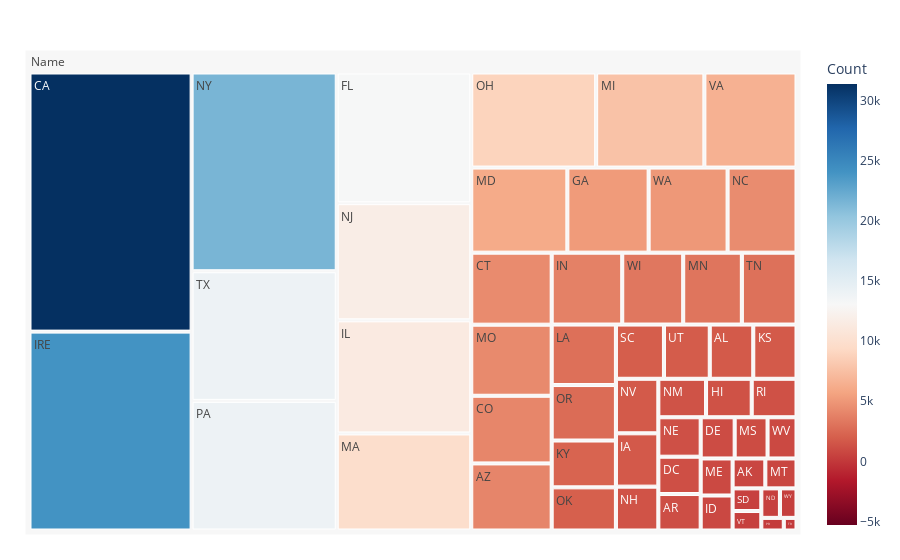

Notebook source saved alongside this figure:
### Code cell
import plotly.express as px
import pandas as pd
import numpy as np

# Load your dataset
df = pd.read_csv('./df_ca2_dataviz.csv')

# Function to generate treemap based on the entered name
def generate_treemap(Alice):
    # Filter the dataset based on the selected name and country (IEELANDN AND 'USA' )
    filtered_df = df[(df['Name'] == selected_name) & ((df['Country'] == 'Ireland') | (df['Country'] == 'USA'))]


    # Aggregate counts across all years for each state
    aggregated_df = filtered_df.groupby('State')['Count'].sum().reset_index()

    # Create and show treemap
    fig = px.treemap(aggregated_df, path=[px.Constant("Name"), 'State'], values='Count',
                     color='Count', hover_data=['State'],
                     color_continuous_scale='RdBu',
                     color_continuous_midpoint=np.average(aggregated_df['Count'], weights=aggregated_df['Count']))

    fig.update_layout(margin=dict(t=50, l=25, r=25, b=25))
    fig.show()

# Enter the name for which you want to generate the treemap
selected_name = 'Sean'  # Replace with the desired name
generate_treemap(selected_name)

### Figure 1 — Plotly figure (JSON) as saved in the notebook; plotly's stock layout.template omitted (floating-point values rounded to 4 significant figures)
{"data": [{"branchvalues": "total", "customdata": [["AK", 732], ["AL", 1763], ["AR", 1154], ["AZ", 4031], ["CA", 31394], ["CO", 4066], ["CT", 4327], ["DC", 1181], ["DE", 1046], ["FL", 13138], ["GA", 5168], ["HI", 1314], ["IA", 1691], ["ID", 835], ["IL", 11373], ["IN", 3792], ["IRE", 24096], ["KS", 1751], ["KY", 2248], ["LA", 2904], ["MA", 9759], ["MD", 6112], ["ME", 884], ["MI", 7688], ["MN", 3151], ["MO", 4271], ["MS", 1012], ["MT", 697], ["NC", 4383], ["ND", 410], ["NE", 1247], ["NH", 1391], ["NJ", 11776], ["NM", 1373], ["NV", 1730], ["NY", 21558], ["OH", 8874], ["OK", 2072], ["OR", 2664], ["PA", 14059], ["PR", 212], ["RI", 1289], ["SC", 1946], ["SD", 486], ["TN", 2936], ["TR", 120], ["TX", 14062], ["UT", 1856], ["VA", 6545], ["VT", 418], ["WA", 5022], ["WI", 3276], ["WV", 891], ["WY", 365], ["(?)", 13050.0]], "domain": {"x": [0, 1], "y": [0, 1]}, "hovertemplate": "labels=%{label}<br>Count_sum=%{value}<br>parent=%{parent}<br>id=%{id}<br>State=%{customdata[0]}<br>Count=%{color}<extra></extra>", "ids": ["Name/AK", "Name/AL", "Name/AR", "Name/AZ", "Name/CA", "Name/CO", "Name/CT", "Name/DC", "Name/DE", "Name/FL", "Name/GA", "Name/HI", "Name/IA", "Name/ID", "Name/IL", "Name/IN", "Name/IRE", "Name/KS", "Name/KY", "Name/LA", "Name/MA", "Name/MD", "Name/ME", "Name/MI", "Name/MN", "Name/MO", "Name/MS", "Name/MT", "Name/NC", "Name/ND", "Name/NE", "Name/NH", "Name/NJ", "Name/NM", "Name/NV", "Name/NY", "Name/OH", "Name/OK", "Name/OR", "Name/PA", "Name/PR", "Name/RI", "Name/SC", "Name/SD", "Name/TN", "Name/TR", "Name/TX", "Name/UT", "Name/VA", "Name/VT", "Name/WA", "Name/WI", "Name/WV", "Name/WY", "Name"], "labels": ["AK", "AL", "AR", "AZ", "CA", "CO", "CT", "DC", "DE", "FL", "GA", "HI", "IA", "ID", "IL", "IN", "IRE", "KS", "KY", "LA", "MA", "MD", "ME", "MI", "MN", "MO", "MS", "MT", "NC", "ND", "NE", "NH", "NJ", "NM", "NV", "NY", "OH", "OK", "OR", "PA", "PR", "RI", "SC", "SD", "TN", "TR", "TX", "UT", "VA", "VT", "WA", "WI", "WV", "WY", "Name"], "marker": {"coloraxis": "coloraxis", "colors": [732, 1763, 1154, 4031, 31394, 4066, 4327, 1181, 1046, 13138, 5168, 1314, 1691, 835, 11373, 3792, 24096, 1751, 2248, 2904, 9759, 6112, 884, 7688, 3151, 4271, 1012, 697, 4383, 410, 1247, 1391, 11776, 1373, 1730, 21558, 8874, 2072, 2664, 14059, 212, 1289, 1946, 486, 2936, 120, 14062, 1856, 6545, 418, 5022, 3276, 891, 365, 13050.0]}, "name": "", "parents": ["Name", "Name", "Name", "Name", "Name", "Name", "Name", "Name", "Name", "Name", "Name", "Name", "Name", "Name", "Name", "Name", "Name", "Name", "Name", "Name", "Name", "Name", "Name", "Name", "Name", "Name", "Name", "Name", "Name", "Name", "Name", "Name", "Name", "Name", "Name", "Name", "Name", "Name", "Name", "Name", "Name", "Name", "Name", "Name", "Name", "Name", "Name", "Name", "Name", "Name", "Name", "Name", "Name", "Name", ""], "type": "treemap", "values": [732, 1763, 1154, 4031, 31394, 4066, 4327, 1181, 1046, 13138, 5168, 1314, 1691, 835, 11373, 3792, 24096, 1751, 2248, 2904, 9759, 6112, 884, 7688, 3151, 4271, 1012, 697, 4383, 410, 1247, 1391, 11776, 1373, 1730, 21558, 8874, 2072, 2664, 14059, 212, 1289, 1946, 486, 2936, 120, 14062, 1856, 6545, 418, 5022, 3276, 891, 365, 262539]}], "layout": {"coloraxis": {"cmid": 13050.0, "colorbar": {"title": {"text": "Count"}}, "colorscale": [[0, "rgb(103,0,31)"], [0.1, "rgb(178,24,43)"], [0.2, "rgb(214,96,77)"], [0.3, "rgb(244,165,130)"], [0.4, "rgb(253,219,199)"], [0.5, "rgb(247,247,247)"], [0.6, "rgb(209,229,240)"], [0.7, "rgb(146,197,222)"], [0.8, "rgb(67,147,195)"], [0.9, "rgb(33,102,172)"], [1, "rgb(5,48,97)"]]}, "legend": {"tracegroupgap": 0}, "margin": {"b": 25, "l": 25, "r": 25, "t": 50}}}
